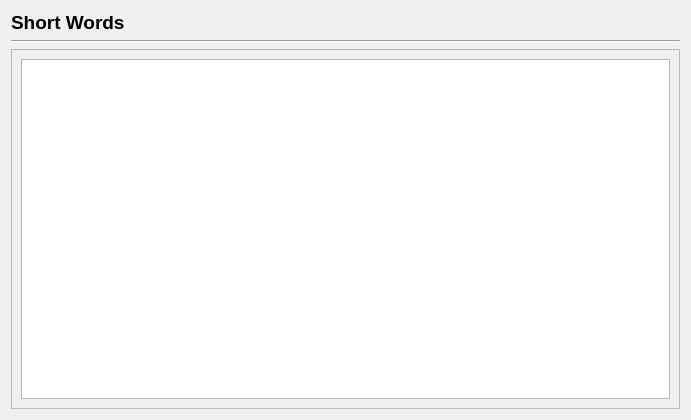
<?xml version="1.0" encoding="UTF-8"?>
<ui version="4.0">
 <class>Prefs_ShortWords</class>
 <widget class="QWidget" name="Prefs_ShortWords">
  <property name="geometry">
   <rect>
    <x>0</x>
    <y>0</y>
    <width>691</width>
    <height>420</height>
   </rect>
  </property>
  <property name="windowTitle">
   <string>Form</string>
  </property>
  <layout class="QVBoxLayout" name="verticalLayout_3">
   <item>
    <widget class="QLabel" name="titleLabel">
     <property name="font">
      <font>
       <pointsize>14</pointsize>
       <weight>75</weight>
       <bold>true</bold>
      </font>
     </property>
     <property name="text">
      <string>Short Words</string>
     </property>
    </widget>
   </item>
   <item>
    <widget class="Line" name="line">
     <property name="orientation">
      <enum>Qt::Horizontal</enum>
     </property>
    </widget>
   </item>
   <item>
    <widget class="QScrollArea" name="scrollArea">
     <property name="widgetResizable">
      <bool>true</bool>
     </property>
     <widget class="QWidget" name="scrollAreaWidgetContents">
      <property name="geometry">
       <rect>
        <x>0</x>
        <y>0</y>
        <width>663</width>
        <height>349</height>
       </rect>
      </property>
      <layout class="QVBoxLayout" name="verticalLayout">
       <item>
        <widget class="QTextEdit" name="textEdit"/>
       </item>
       <item>
        <spacer name="verticalSpacer">
         <property name="orientation">
          <enum>Qt::Vertical</enum>
         </property>
         <property name="sizeType">
          <enum>QSizePolicy::Minimum</enum>
         </property>
         <property name="sizeHint" stdset="0">
          <size>
           <width>20</width>
           <height>0</height>
          </size>
         </property>
        </spacer>
       </item>
      </layout>
     </widget>
    </widget>
   </item>
  </layout>
 </widget>
 <resources/>
 <connections/>
</ui>
